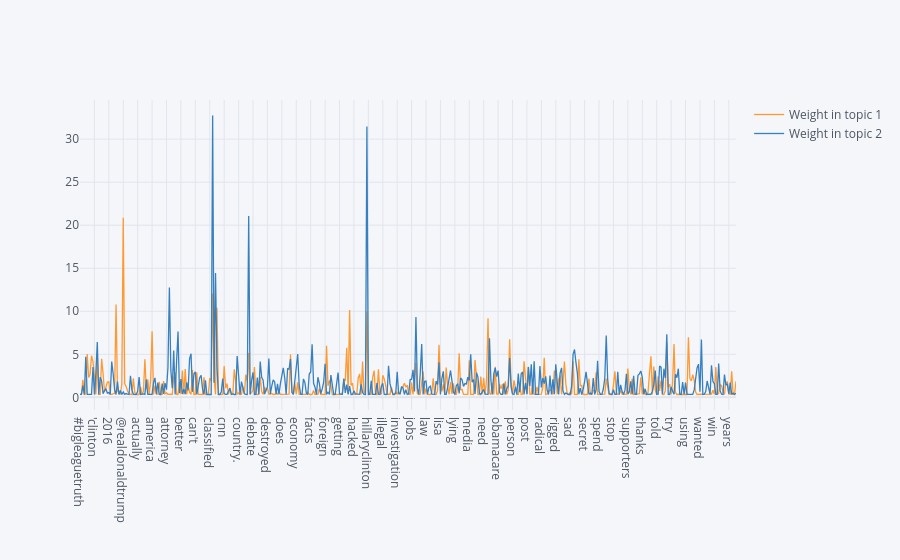

The notebook cell saved with this chart:
### Code cell
df = pd.DataFrame()
df['Weight in topic 1'] = W[0]
df['Weight in topic 2'] = W[1]
df['Words'] = words

df.set_index('Words').iplot()

### Figure 1 — Plotly figure (JSON) as saved in the notebook; plotly's stock layout.template omitted (floating-point values rounded to 4 significant figures; data arrays with more than 128 entries replaced by an {"elided": "..."} marker saying what was removed)
{"data": [{"line": {"color": "rgba(255, 153, 51, 1.0)", "dash": "solid", "shape": "linear", "width": 1.3}, "mode": "lines", "name": "Weight in topic 1", "text": "", "type": "scatter", "x": {"elided": "456 str values"}, "y": {"elided": "456 float values"}}, {"line": {"color": "rgba(55, 128, 191, 1.0)", "dash": "solid", "shape": "linear", "width": 1.3}, "mode": "lines", "name": "Weight in topic 2", "text": "", "type": "scatter", "x": {"elided": "456 str values"}, "y": {"elided": "456 float values"}}], "layout": {"autosize": true, "legend": {"bgcolor": "#F5F6F9", "font": {"color": "#4D5663"}}, "paper_bgcolor": "#F5F6F9", "plot_bgcolor": "#F5F6F9", "title": {"font": {"color": "#4D5663"}}, "xaxis": {"autorange": true, "gridcolor": "#E1E5ED", "range": [0, 455], "showgrid": true, "tickfont": {"color": "#4D5663"}, "title": {"font": {"color": "#4D5663"}, "text": ""}, "type": "category", "zerolinecolor": "#E1E5ED"}, "yaxis": {"autorange": true, "gridcolor": "#E1E5ED", "range": [-1.467, 34.55], "showgrid": true, "tickfont": {"color": "#4D5663"}, "title": {"font": {"color": "#4D5663"}, "text": ""}, "type": "linear", "zerolinecolor": "#E1E5ED"}}}
